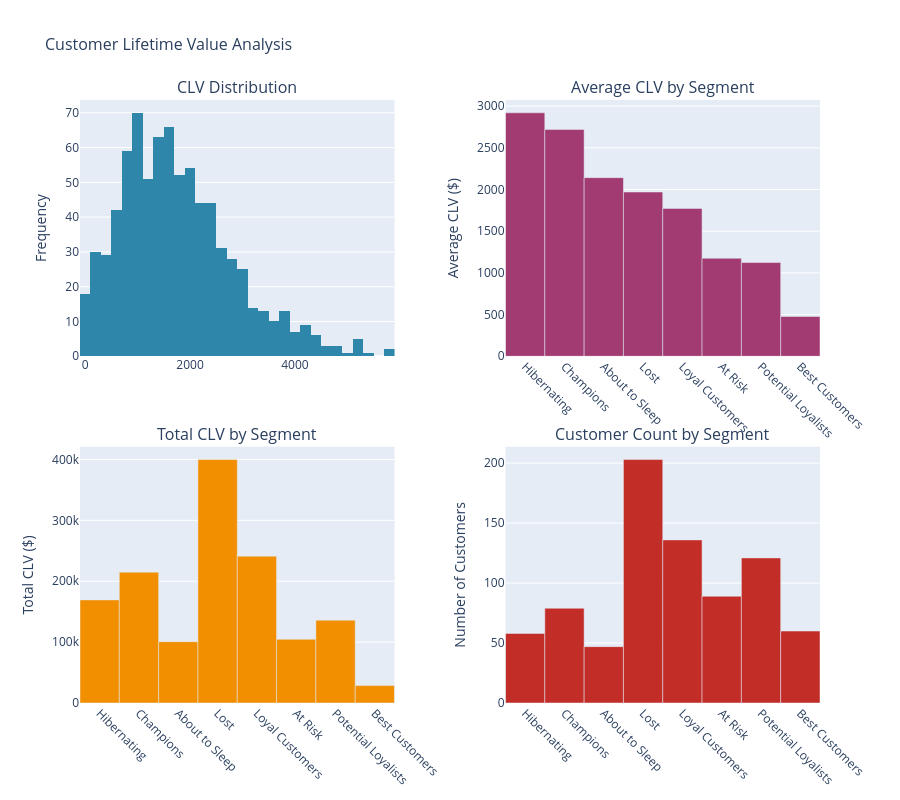

Notebook cell for this chart:
### Code cell
# Visualize CLV distribution
fig = make_subplots(
    rows=2, cols=2,
    subplot_titles=('CLV Distribution', 'Average CLV by Segment',
                    'Total CLV by Segment', 'Customer Count by Segment'),
    specs=[[{'type': 'histogram'}, {'type': 'bar'}],
           [{'type': 'bar'}, {'type': 'bar'}]],
    vertical_spacing=0.15,
    horizontal_spacing=0.15
)

# CLV histogram
fig.add_trace(
    go.Histogram(x=clv_df['CLV'], nbinsx=50,
                 marker_color='#2E86AB',
                 name='CLV Distribution'),
    row=1, col=1
)

# Average CLV by segment
avg_clv = clv_by_segment.sort_values('Avg_CLV', ascending=False)
fig.add_trace(
    go.Bar(x=avg_clv['RFM_Segment'], y=avg_clv['Avg_CLV'],
           name='Avg CLV', marker_color='#A23B72'),
    row=1, col=2
)

# Total CLV by segment
fig.add_trace(
    go.Bar(x=avg_clv['RFM_Segment'], y=avg_clv['Total_CLV'],
           name='Total CLV', marker_color='#F18F01'),
    row=2, col=1
)

# Customer count by segment
fig.add_trace(
    go.Bar(x=avg_clv['RFM_Segment'], y=avg_clv['Customer_Count'],
           name='Customer Count', marker_color='#C32D27'),
    row=2, col=2
)

fig.update_layout(height=800, showlegend=False,
                  title_text='Customer Lifetime Value Analysis',
                  title_font_size=16)

fig.update_xaxes(tickangle=45, row=1, col=2)
fig.update_xaxes(tickangle=45, row=2, col=1)
fig.update_xaxes(tickangle=45, row=2, col=2)

fig.update_yaxes(title_text='Frequency', row=1, col=1)
fig.update_yaxes(title_text='Average CLV ($)', row=1, col=2)
fig.update_yaxes(title_text='Total CLV ($)', row=2, col=1)
fig.update_yaxes(title_text='Number of Customers', row=2, col=2)

fig.show()

### Figure 1 — Plotly figure (JSON) as saved in the notebook; plotly's stock layout.template omitted (floating-point values rounded to 4 significant figures; data arrays with more than 128 entries replaced by an {"elided": "..."} marker saying what was removed)
{"data": [{"marker": {"color": "#2E86AB"}, "name": "CLV Distribution", "nbinsx": 50, "type": "histogram", "x": {"elided": "793 float values"}, "xaxis": "x", "yaxis": "y"}, {"marker": {"color": "#A23B72"}, "name": "Avg CLV", "type": "bar", "x": ["Hibernating", "Champions", "About to Sleep", "Lost", "Loyal Customers", "At Risk", "Potential Loyalists", "Best Customers"], "xaxis": "x2", "y": [2920.0, 2720.0, 2142.0, 1970.0, 1774.0, 1176.0, 1124.0, 477.1], "yaxis": "y2"}, {"marker": {"color": "#F18F01"}, "name": "Total CLV", "type": "bar", "x": ["Hibernating", "Champions", "About to Sleep", "Lost", "Loyal Customers", "At Risk", "Potential Loyalists", "Best Customers"], "xaxis": "x3", "y": [169400.0, 214900.0, 100700.0, 399900.0, 241200.0, 104600.0, 136000.0, 28620.0], "yaxis": "y3"}, {"marker": {"color": "#C32D27"}, "name": "Customer Count", "type": "bar", "x": ["Hibernating", "Champions", "About to Sleep", "Lost", "Loyal Customers", "At Risk", "Potential Loyalists", "Best Customers"], "xaxis": "x4", "y": [58, 79, 47, 203, 136, 89, 121, 60], "yaxis": "y4"}], "layout": {"annotations": [{"font": {"size": 16}, "showarrow": false, "text": "CLV Distribution", "x": 0.2125, "xanchor": "center", "xref": "paper", "y": 1, "yanchor": "bottom", "yref": "paper"}, {"font": {"size": 16}, "showarrow": false, "text": "Average CLV by Segment", "x": 0.7875, "xanchor": "center", "xref": "paper", "y": 1, "yanchor": "bottom", "yref": "paper"}, {"font": {"size": 16}, "showarrow": false, "text": "Total CLV by Segment", "x": 0.2125, "xanchor": "center", "xref": "paper", "y": 0.425, "yanchor": "bottom", "yref": "paper"}, {"font": {"size": 16}, "showarrow": false, "text": "Customer Count by Segment", "x": 0.7875, "xanchor": "center", "xref": "paper", "y": 0.425, "yanchor": "bottom", "yref": "paper"}], "height": 800, "showlegend": false, "title": {"font": {"size": 16}, "text": "Customer Lifetime Value Analysis"}, "xaxis": {"anchor": "y", "domain": [0, 0.425]}, "xaxis2": {"anchor": "y2", "domain": [0.575, 1], "tickangle": 45}, "xaxis3": {"anchor": "y3", "domain": [0, 0.425], "tickangle": 45}, "xaxis4": {"anchor": "y4", "domain": [0.575, 1], "tickangle": 45}, "yaxis": {"anchor": "x", "domain": [0.575, 1], "title": {"text": "Frequency"}}, "yaxis2": {"anchor": "x2", "domain": [0.575, 1], "title": {"text": "Average CLV ($)"}}, "yaxis3": {"anchor": "x3", "domain": [0, 0.425], "title": {"text": "Total CLV ($)"}}, "yaxis4": {"anchor": "x4", "domain": [0, 0.425], "title": {"text": "Number of Customers"}}}}
